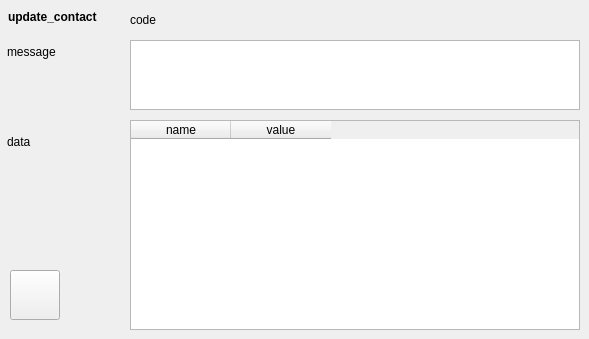
       <widget class="QWidget" name="TabPage" >
        <attribute name="title" >
         <string>response</string>
        </attribute>
        <widget class="QLabel" name="textLabel48" >
         <property name="geometry" >
          <rect>
           <x>7</x>
           <y>132</y>
           <width>110</width>
           <height>20</height>
          </rect>
         </property>
         <property name="text" >
          <string>data</string>
         </property>
         <property name="wordWrap" >
          <bool>false</bool>
         </property>
        </widget>
        <widget class="QLabel" name="textLabel49" >
         <property name="geometry" >
          <rect>
           <x>7</x>
           <y>42</y>
           <width>110</width>
           <height>20</height>
          </rect>
         </property>
         <property name="text" >
          <string>message</string>
         </property>
         <property name="wordWrap" >
          <bool>false</bool>
         </property>
        </widget>
        <widget class="QLabel" name="textLabel50" >
         <property name="geometry" >
          <rect>
           <x>8</x>
           <y>10</y>
           <width>118</width>
           <height>20</height>
          </rect>
         </property>
         <property name="text" >
          <string>&lt;b>update_contact&lt;/b></string>
         </property>
         <property name="alignment" >
          <set>Qt::AlignLeading|Qt::AlignLeft|Qt::AlignTop</set>
         </property>
         <property name="wordWrap" >
          <bool>true</bool>
         </property>
        </widget>
        <widget class="QLabel" name="update_contact_code" >
         <property name="geometry" >
          <rect>
           <x>130</x>
           <y>10</y>
           <width>450</width>
           <height>20</height>
          </rect>
         </property>
         <property name="text" >
          <string>code</string>
         </property>
         <property name="wordWrap" >
          <bool>false</bool>
         </property>
        </widget>
        <widget class="QTableWidget" name="update_contact_table" >
         <property name="geometry" >
          <rect>
           <x>130</x>
           <y>120</y>
           <width>450</width>
           <height>210</height>
          </rect>
         </property>
         <column>
          <property name="text" >
           <string>name</string>
          </property>
         </column>
         <column>
          <property name="text" >
           <string>value</string>
          </property>
         </column>
        </widget>
        <widget class="QTextEdit" name="update_contact_msg" >
         <property name="geometry" >
          <rect>
           <x>130</x>
           <y>40</y>
           <width>450</width>
           <height>70</height>
          </rect>
         </property>
        </widget>
        <widget class="QPushButton" name="btn_source_update_contact" >
         <property name="geometry" >
          <rect>
           <x>10</x>
           <y>270</y>
           <width>50</width>
           <height>50</height>
          </rect>
         </property>
         <property name="toolTip" >
          <string/>
         </property>
         <property name="text" >
          <string/>
         </property>
         <property name="icon" >
          <iconset>icon_source.png</iconset>
         </property>
        </widget>
       </widget>
